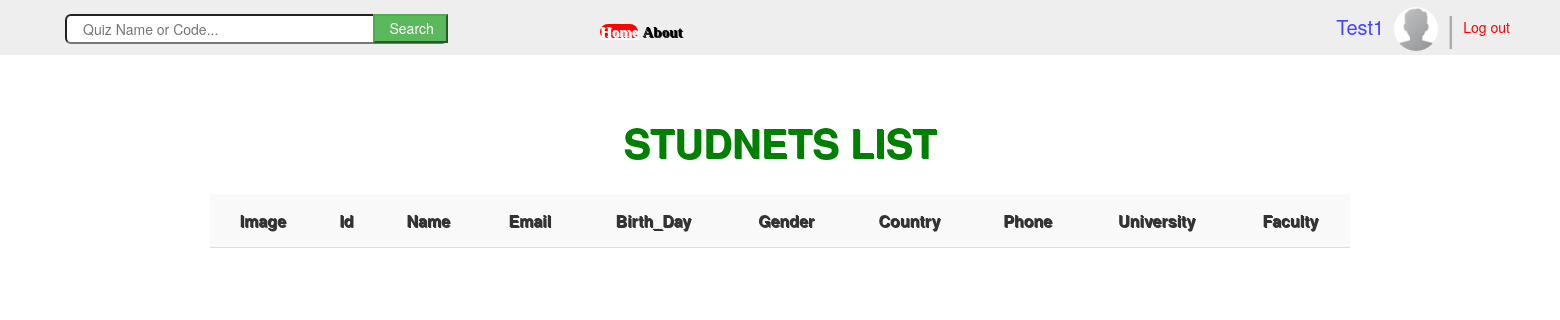
The page /view/Students.php (signed in) on the database as committed earlier.
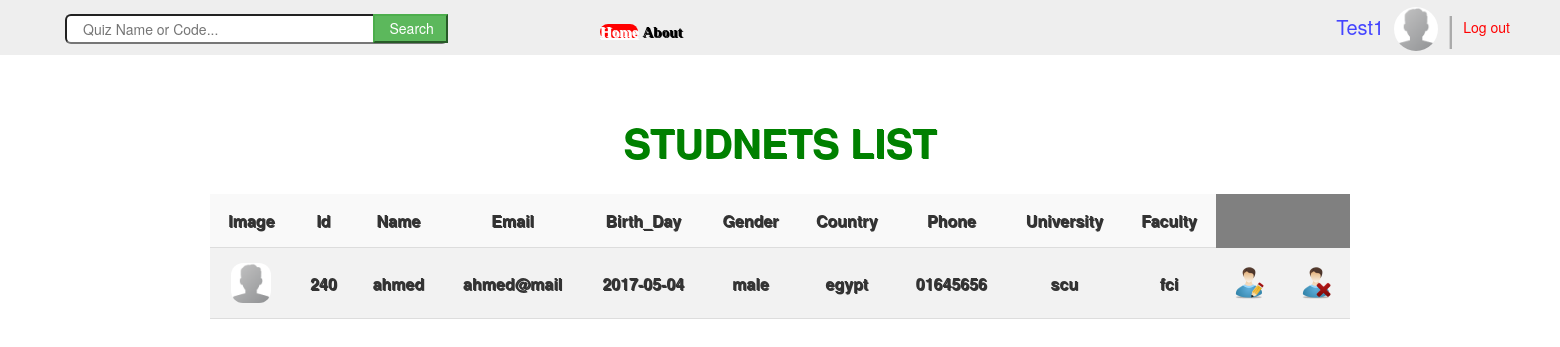
The same page on the database as committed later.
### tables this page shows
CREATE TABLE `users` (
  `id` int(11) NOT NULL,
  `username` varchar(100) NOT NULL,
  `password` varchar(64) NOT NULL,
  `email` varchar(100) NOT NULL,
  `type` varchar(10) NOT NULL,
  `birth_day` date NOT NULL,
  `country` varchar(50) NOT NULL,
  `gender` varchar(6) NOT NULL,
  `phone` varchar(20) NOT NULL,
  `image` longblob NOT NULL,
  `university` varchar(100) NOT NULL,
  `faculty` varchar(100) NOT NULL
);

### controller/AdminOperations.php (called while the page is built, shortened)
<?php
class AdminOperations {
    public static function getAllStudents() {
        include '../include/vars.php';
        $conn = new mysqli($host, $username, $password, $dbname);
        $query = "SELECT id, username, email, type, birth_day,country, gender, phone, image, university, faculty "
                . "FROM `users` where type = 'student'";
        $result = mysqli_query($conn, $query);
        if (mysqli_error($conn)) {
            echo 'Admin Operations  (Get All Student) Error !!';
            return NULL;
        } else {
            return $result;
        }
    }
}
?>

### view/Students.php (the view, shortened to what this page needs)
<?php include './Header.php'; ?>
<html>
    <head>
    </head>
    <body >
        <?php
        include '../controller/AdminOperations.php';
        ?>
        <br>
        <h1> Studnets List  </h1>
        <br>
        <div class="container">
            <table class="table-striped">
                <tr>
                    <td>Image</td>
                    <td>Id</td>
                    <td>Name</td>
                    <td>Email</td>
                    <td>Birth_Day</td>
                    <td>Gender</td>
                    <td>Country</td>
                    <td>Phone</td>
                    <td>University</td>
                    <td>Faculty</td>
                </tr>
                <?php
                $result = AdminOperations::getAllStudents();
                $removeIcon = "<img src = '../recources/images/Remove_User.png' height = '32'>";
                $editIcon = "<img src = '../recources/images/Edit_User.png' height = '32'>";
                if (!$result) {
                    echo 'error2';
                } else {
                    while ($row = mysqli_fetch_array($result, 1)) {
                        $studentName = $row['username'];
                        echo "<tr>";
                        echo " <td><img style=\"border-radius: 30%\" src = '../recources/images/default-avatar.png' height = '40'></td>";
                        echo "<td>" . $row['id'] . "</td>";
                        echo "<td>" . $row['username'] . "</td>";
                        echo "<td>" . $row['email'] . "</td>";
                        echo "<td>" . $row['birth_day'] . "</td>";
                        echo "<td>" . $row['gender'] . "</td>";
                        echo "<td>" . $row['country'] . "</td>";
                        echo "<td>" . $row['phone'] . "</td>";
                        echo "<td>" . $row['university'] . "</td>";
                        echo "<td>" . $row['faculty'] . "</td>";
                        echo "<td><a href = 'profilepage.php?&name=$studentName'\"> $editIcon </a></td>";
                        echo "<td><a href = 'students.php?&deleteuser=$studentName' onClick=\"javascript:return confirm('are you sure you want to delete this?');\"> $removeIcon  </a></td>";
                        echo "</tr>";
                    }
                }
                ?>
            </table>
        </div>
        <link href="../recources/js/bootstrap.min.js" rel="stylesheet" type="text/javascript"/>
    </body>
</html>

### view/Header.php (shortened to what this page needs)
<html>
    <head>
        <link href="../recources/css/bootstrap.css" rel="stylesheet" type="text/css"/>
        <link href="../recources/css/style1.css" rel="stylesheet" type="text/css"/>
        <link href="../recources/css/style3.css" rel="stylesheet" type="text/css"/>
        <link href="../recources/css/styletable.css" rel="stylesheet" type="text/css"/>
    </head>
    <body>
        <div style="background: #eee; height: 55;" class=" col-lg-12">
                <h4 class="log"  style="margin-left: 8;margin-right: 35; margin-top: 20; display: inline; font-size: 14">
                    <a style=" color: #f00;" href="?page=Logout.php"> Log out </a>
                </h4>
              <h4 class="log" style="margin-right: 0; margin-top: 8; display: inline; font-size: 35">
                    <a style=" color: #aaa;" href="Header"> <?php echo '|'; ?> </a>
                </h4>
            <div style="" class="">
                <div style="background: #eee; margin-top: -7 ; margin-right: 3"  class="log">
                    <img  style="border-radius: 60% ; display: inline" src = '../recources/images/default-avatar.png' height = '44'>
                </div>
                <h4 class="log" style="display: inline; margin-right: 5; margin-top: 2; font-size: 20">
                    <a style=" color: #44f;" href="ProfilePage.php?name=<?php echo $_SESSION['username']  ?>"> <?php echo ucwords($_SESSION['username'])?> </a>
                </h4>
                <form action="SearchPage.php" method="GET">
                    <input  style="height: 30; margin-left: 50;font-size: 14" class="col-lg-offset-1 col-lg-3  btn-lg" placeholder="Quiz Name or Code..." class="form-control" name="search" >
                    <input  style="height: 28.5 ; width: 75; font-size: 14; margin-left: -75" class="col-lg-1 btn-success" type="submit" value="Search">
                </form>
            </div>
            <div   class="col-lg-offset-4">
                <div  class="nav">
                    <div class="container">
                        <ul>
                            <li><a href="<?php echo $firstTab ?>.php" class="active" >Home</a></li>
                            <li><a href="About.php">About</a></li>
                        </ul>
                    </div>
                </div>
            </div>
        </div>
        <br>
        <br>
        <br><br>
    </body>
</html>

### recources/css/style1.css (style rules this page uses)
.log { float: right; margin: 5px; }
.nav .active { background-color:red; border-radius: 10px; color: white; text-decoration:underline; }
.nav .container { text-align: left; }
h1 { font-size: 40px; color:green; text-transform:uppercase; text-align:center; font-weight:bold; text-shadow:1px 1px; }
table { background-color: gray; text-align:center; font-weight:bold; text-shadow:1px 1px; width: 100%; }
td, th { text-align: center; padding: 8px; }
tr:nth-child(even) { background-color: #dddddd; }

### recources/css/style3.css (style rules this page uses)
.log { float: right; margin: 5px; }
.nav { width:750px; margin:20px; }
.nav a { color:black; text-shadow:1px 1px; font-weight:bold; font-family: cursive; text-decoration:none; }
.nav ul { display:inline; font-size:15px; }
.nav li { display:inline; }
.nav .active { background-color:red; border-radius: 10px; color: white; text-decoration:underline; }
.nav .container { text-align: left; }

### recources/css/styletable.css (style rules this page uses)
table { width:100%;border-collapse:collapse; }
td,th { height:50px; text-align:center;border-bottom:1px #ddd solid ;padding:15px; }
tr:nth-child(even) { background-color:#f2f2f2; }

Rows that differ between the two databases and show on the page:
added users: id "240", username "ahmed", email "ahmed@mail", birth_day "2017-05-04", gender "male", country "egypt", phone "01645656", university "scu", faculty "fci"
